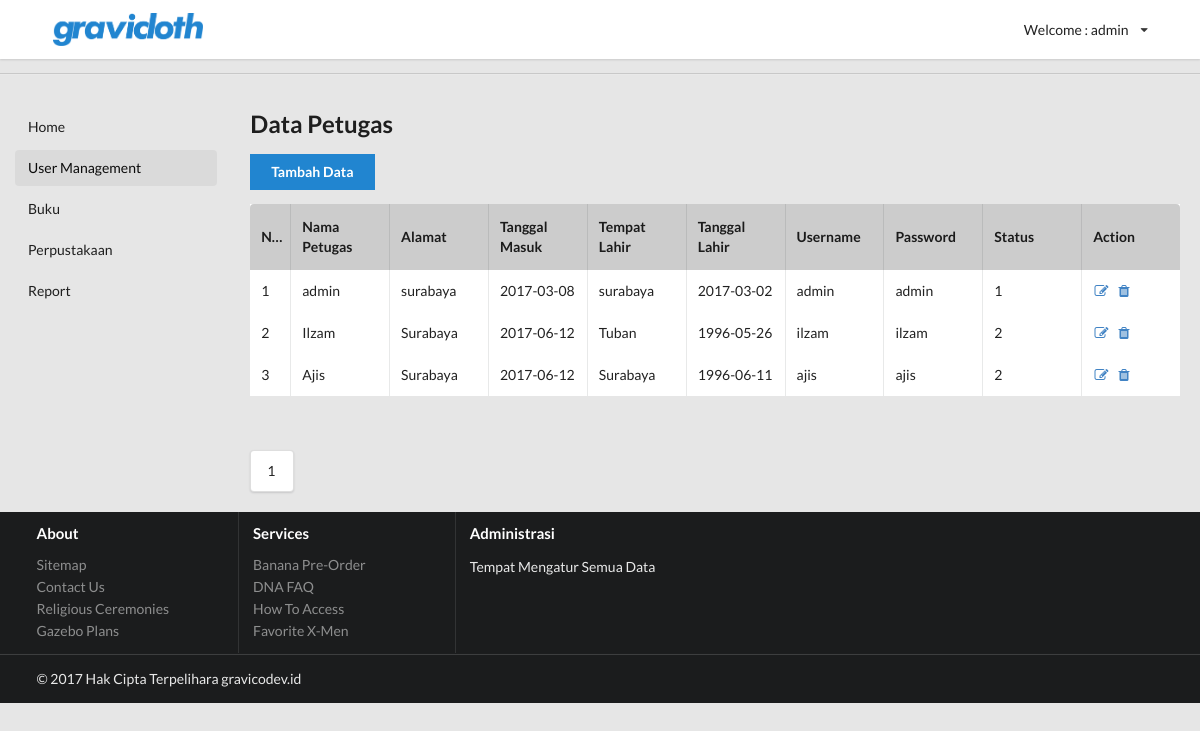
The page /admin/index.php?p=user/index (signed in) on the database its author committed.
### tables this page shows
CREATE TABLE `petugas` (
  `id_petugas` int(11) NOT NULL,
  `nama_petugas` varchar(128) NOT NULL,
  `alamat_petugas` varchar(128) NOT NULL,
  `tanggal_masuk` date NOT NULL,
  `tempat_lahir_petugas` varchar(128) NOT NULL,
  `tanggal_lahir_petugas` date NOT NULL,
  `username_petugas` varchar(25) NOT NULL,
  `password_petugas` varchar(25) NOT NULL,
  `status_petugas` int(11) NOT NULL
);

### admin/view/session.php (called while the page is built, shortened)
<?php
$connection = mysql_connect("localhost", "root", "");
$user_check=$_SESSION['login_user_admin'];
$ses_sql=mysql_query("select username_petugas from petugas where username_petugas='$user_check'", $connection);
$row = mysql_fetch_assoc($ses_sql);
$login_session =$row['username_petugas'];
?>

### admin/view/user/index.php (the view, shortened to what this page needs)
	<h2>Data Petugas</h2>
	<p><a class="ui blue button" href="?p=user/tambah">Tambah Data</a></p>
	<table class="ui fixed celled table">
		<thead>
		<tr bgcolor="#CCCCCC">
			<th style="width: 40px;">No.</th>
			<th>Nama Petugas</th>
			<th>Alamat</th>
			<th>Tanggal Masuk</th>
			<th>Tempat Lahir</th>
			<th>Tanggal Lahir</th>
			<th>Username</th>
			<th>Password</th>
			<th>Status</th>
			<th>Action</th>
		</tr></thead>
		<?php
		$halaman = 10;
		  $page = isset($_GET["halaman"]) ? (int)$_GET["halaman"] : 1;
		  $mulai = ($page>1) ? ($page * $halaman) - $halaman : 0;
		  $result = mysql_query("SELECT * FROM petugas");
		  $total = mysql_num_rows($result);
		  $pages = ceil($total/$halaman);
		$query = mysql_query("SELECT * FROM petugas ORDER BY id_petugas ASC LIMIT $mulai, $halaman") or die(mysql_error());
		if(mysql_num_rows($query) == 0){
			echo '<tr><td colspan="6">Tidak ada data!</td></tr>';
		}else{
			$no = 1;
			while($data = mysql_fetch_assoc($query)){
				echo '<tr>';
					echo '<td>'.$no.'</td>';
					echo '<td>'.$data['nama_petugas'].'</td>';
					echo '<td>'.$data['alamat_petugas'].'</td>';
					echo '<td>'.$data['tanggal_masuk'].'</td>';
					echo '<td>'.$data['tempat_lahir_petugas'].'</td>';
					echo '<td>'.$data['tanggal_lahir_petugas'].'</td>';
					echo '<td>'.$data['username_petugas'].'</td>';
					echo '<td>'.$data['password_petugas'].'</td>';
					echo '<td>'.$data['status_petugas'].'</td>';
					echo '<td><a  href="index.php?p=user/edit&id='.$data['id_petugas'].'"><i class="edit icon"></i></a>  <a  href="index.php?p=user/hapus&id='.$data['id_petugas'].'" onclick="return confirm(\'Yakin?\')"><i class="trash icon"></i></a></td>';
				echo '</tr>';
				$no++;
			}
		}
		?>
	</table>
<br></br>
<div class="ui pagination menu">
  <?php for ($i=1; $i<=$pages ; $i++){ ?>
  <a href="?p=user/index-book&halaman=<?php echo $i; ?>" class="<?php if ($activePage==$i) {echo "item active"; } else  {echo "item";}?>"><?php echo $i; ?></a>
  <?php } ?>

### admin/view/layout/header-login.php (shortened to what this page needs)
<?php
    $tampilan = "";
	include('view/session.php');
    $query = mysql_query("SELECT * FROM petugas WHERE username_petugas = '$login_session'") or die(mysql_error());
    while($data = mysql_fetch_assoc($query)){
        $tampilan = $data['nama_petugas'];
    }
?>
<header>
    <div id="nav-header" class="ui square borderless menu">
        <div class="ui container">
            <div class="item">
                <a href="">
                    <img class="ui small image" src="public/images/logo.png">
                </a>
            </div>
            <div class="right menu">
                <div class="ui dropdown item" >
                  <div class="text">Welcome : <?php echo $tampilan; ?></div>
                  <i class="dropdown icon"></i>
                </div>
            </div>
        </div>
    </div>
</header>

### admin/public/css/app.css (style rules this page uses)
.ui.square { border-radius: 0; border: 0; }
.ui.button, .ui.basic.button { border-radius: 0; }
.ui.table { border: 0; border-radius: 0; }
.ui.table thead th { background: none; border-bottom: 0; }
.ui.table tr td { border-top: 0; }
html { height: 100%; }
body { background: #e6e6e6; background-color: #e6e6e6; height: 100%; margin: 0; }
#nav-header { margin: 0; }

### rows shown on the page
petugas: nama_petugas "admin", alamat_petugas "surabaya", tanggal_masuk "2017-03-08", tempat_lahir_petugas "surabaya", tanggal_lahir_petugas "2017-03-02", username_petugas "admin", password_petugas "admin", status_petugas "1"
petugas: nama_petugas "Ilzam", alamat_petugas "Surabaya", tanggal_masuk "2017-06-12", tempat_lahir_petugas "Tuban", tanggal_lahir_petugas "1996-05-26", username_petugas "ilzam", password_petugas "ilzam", status_petugas "2"
petugas: nama_petugas "Ajis", alamat_petugas "Surabaya", tanggal_masuk "2017-06-12", tempat_lahir_petugas "Surabaya", tanggal_lahir_petugas "1996-06-11", username_petugas "ajis", password_petugas "ajis", status_petugas "2"
